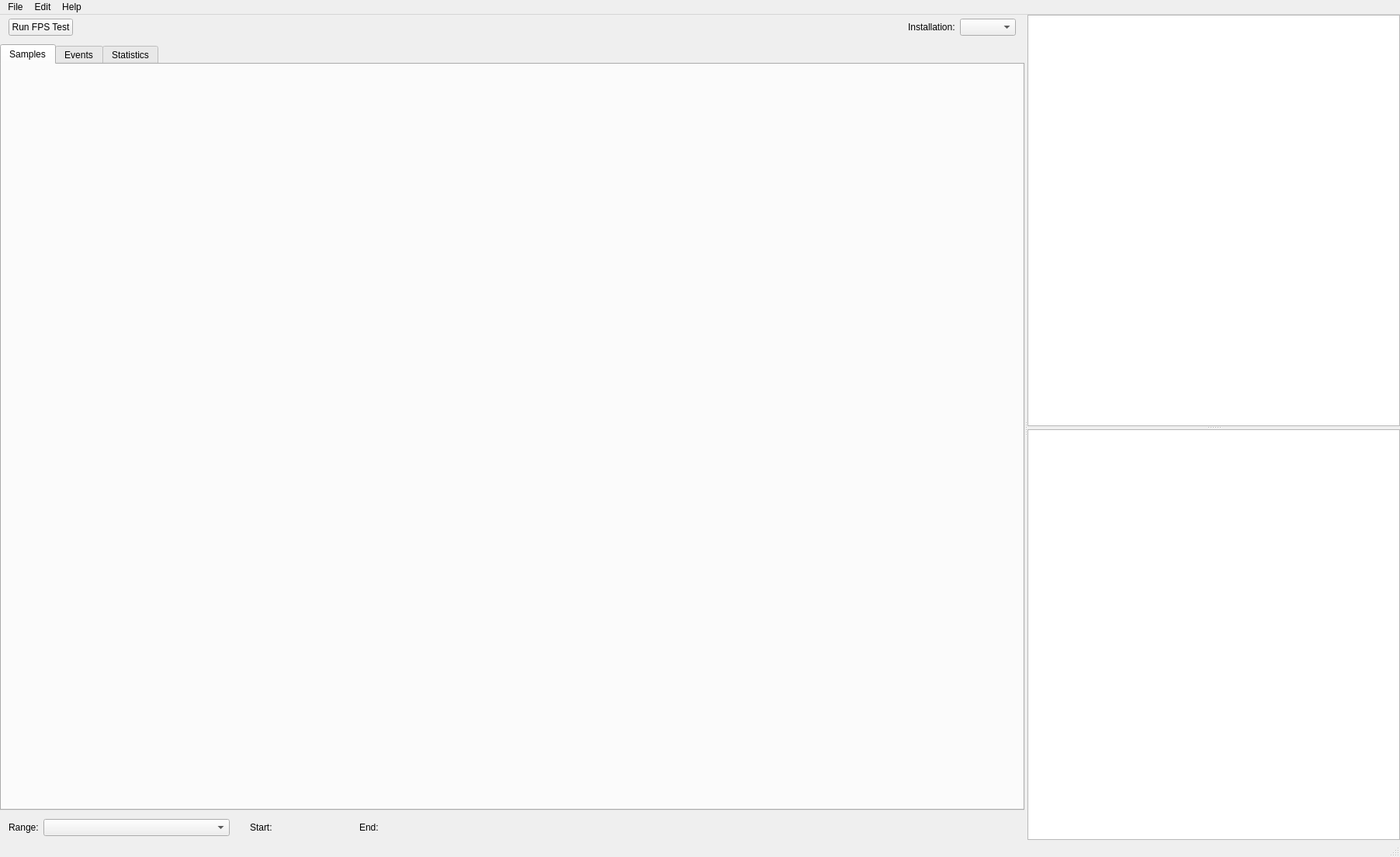
<?xml version="1.0" encoding="UTF-8"?>
<ui version="4.0">
 <class>document_window</class>
 <widget class="QMainWindow" name="document_window">
  <property name="geometry">
   <rect>
    <x>0</x>
    <y>0</y>
    <width>1804</width>
    <height>1104</height>
   </rect>
  </property>
  <property name="windowTitle">
   <string>MainWindow</string>
  </property>
  <widget class="QWidget" name="m_root_widget">
   <layout class="QHBoxLayout" name="horizontalLayout_3">
    <property name="leftMargin">
     <number>0</number>
    </property>
    <property name="topMargin">
     <number>0</number>
    </property>
    <property name="rightMargin">
     <number>0</number>
    </property>
    <property name="bottomMargin">
     <number>0</number>
    </property>
    <item>
     <widget class="QSplitter" name="m_splitter">
      <property name="maximumSize">
       <size>
        <width>16777215</width>
        <height>16777215</height>
       </size>
      </property>
      <property name="orientation">
       <enum>Qt::Horizontal</enum>
      </property>
      <property name="childrenCollapsible">
       <bool>true</bool>
      </property>
      <widget class="QWidget" name="content_container" native="true">
       <property name="sizePolicy">
        <sizepolicy hsizetype="Expanding" vsizetype="Expanding">
         <horstretch>1</horstretch>
         <verstretch>0</verstretch>
        </sizepolicy>
       </property>
       <layout class="QVBoxLayout" name="verticalLayout_2">
        <property name="leftMargin">
         <number>0</number>
        </property>
        <property name="topMargin">
         <number>0</number>
        </property>
        <property name="rightMargin">
         <number>0</number>
        </property>
        <property name="bottomMargin">
         <number>0</number>
        </property>
        <item>
         <widget class="QWidget" name="topbar" native="true">
          <property name="minimumSize">
           <size>
            <width>0</width>
            <height>32</height>
           </size>
          </property>
          <property name="maximumSize">
           <size>
            <width>16777215</width>
            <height>32</height>
           </size>
          </property>
          <layout class="QHBoxLayout" name="horizontalLayout">
           <property name="leftMargin">
            <number>11</number>
           </property>
           <property name="topMargin">
            <number>0</number>
           </property>
           <property name="rightMargin">
            <number>11</number>
           </property>
           <property name="bottomMargin">
            <number>0</number>
           </property>
           <item>
            <widget class="QPushButton" name="m_run_tests">
             <property name="text">
              <string>Run FPS Test</string>
             </property>
            </widget>
           </item>
           <item>
            <spacer name="horizontalSpacer">
             <property name="orientation">
              <enum>Qt::Horizontal</enum>
             </property>
             <property name="sizeHint" stdset="0">
              <size>
               <width>40</width>
               <height>20</height>
              </size>
             </property>
            </spacer>
           </item>
           <item>
            <widget class="QLabel" name="label_2">
             <property name="text">
              <string>Installation:</string>
             </property>
            </widget>
           </item>
           <item>
            <widget class="QComboBox" name="m_installation_selector"/>
           </item>
          </layout>
         </widget>
        </item>
        <item>
         <widget class="QTabWidget" name="tabWidget">
          <property name="currentIndex">
           <number>0</number>
          </property>
          <widget class="chart_widget" name="m_chart_view">
           <attribute name="title">
            <string>Samples</string>
           </attribute>
          </widget>
          <widget class="QWidget" name="m_timeline_page">
           <attribute name="title">
            <string>Events</string>
           </attribute>
           <layout class="QVBoxLayout" name="verticalLayout">
            <item>
             <widget class="QSplitter" name="splitter_2">
              <property name="sizePolicy">
               <sizepolicy hsizetype="Preferred" vsizetype="Expanding">
                <horstretch>0</horstretch>
                <verstretch>0</verstretch>
               </sizepolicy>
              </property>
              <property name="orientation">
               <enum>Qt::Vertical</enum>
              </property>
              <widget class="timeline_widget" name="m_timeline_widget">
               <property name="sizePolicy">
                <sizepolicy hsizetype="Expanding" vsizetype="Expanding">
                 <horstretch>0</horstretch>
                 <verstretch>1</verstretch>
                </sizepolicy>
               </property>
              </widget>
              <widget class="QTreeView" name="m_timeline_tree"/>
             </widget>
            </item>
           </layout>
          </widget>
          <widget class="QWidget" name="page_2">
           <attribute name="title">
            <string>Statistics</string>
           </attribute>
           <layout class="QVBoxLayout" name="verticalLayout">
            <item>
             <widget class="QTextBrowser" name="m_statistics_result"/>
            </item>
           </layout>
          </widget>
         </widget>
        </item>
        <item>
         <widget class="QWidget" name="bottombar" native="true">
          <property name="minimumSize">
           <size>
            <width>0</width>
            <height>32</height>
           </size>
          </property>
          <property name="maximumSize">
           <size>
            <width>16777215</width>
            <height>32</height>
           </size>
          </property>
          <layout class="QHBoxLayout" name="horizontalLayout_2">
           <property name="leftMargin">
            <number>11</number>
           </property>
           <property name="topMargin">
            <number>0</number>
           </property>
           <property name="rightMargin">
            <number>11</number>
           </property>
           <property name="bottomMargin">
            <number>0</number>
           </property>
           <item>
            <widget class="QLabel" name="label">
             <property name="text">
              <string>Range:</string>
             </property>
            </widget>
           </item>
           <item>
            <widget class="QComboBox" name="m_event_picker">
             <property name="sizePolicy">
              <sizepolicy hsizetype="Preferred" vsizetype="Fixed">
               <horstretch>0</horstretch>
               <verstretch>0</verstretch>
              </sizepolicy>
             </property>
             <property name="minimumSize">
              <size>
               <width>240</width>
               <height>0</height>
              </size>
             </property>
            </widget>
           </item>
           <item>
            <spacer name="horizontalSpacer_4">
             <property name="orientation">
              <enum>Qt::Horizontal</enum>
             </property>
             <property name="sizeType">
              <enum>QSizePolicy::Fixed</enum>
             </property>
             <property name="sizeHint" stdset="0">
              <size>
               <width>20</width>
               <height>20</height>
              </size>
             </property>
            </spacer>
           </item>
           <item>
            <widget class="QLabel" name="end_label">
             <property name="text">
              <string>Start:</string>
             </property>
            </widget>
           </item>
           <item>
            <widget class="time_picker_widget" name="m_start_edit" native="true">
             <property name="minimumSize">
              <size>
               <width>80</width>
               <height>0</height>
              </size>
             </property>
            </widget>
           </item>
           <item>
            <spacer name="horizontalSpacer_2">
             <property name="orientation">
              <enum>Qt::Horizontal</enum>
             </property>
             <property name="sizeType">
              <enum>QSizePolicy::Fixed</enum>
             </property>
             <property name="sizeHint" stdset="0">
              <size>
               <width>20</width>
               <height>20</height>
              </size>
             </property>
            </spacer>
           </item>
           <item>
            <widget class="QLabel" name="start_label">
             <property name="text">
              <string>End:</string>
             </property>
            </widget>
           </item>
           <item>
            <widget class="time_picker_widget" name="m_end_edit" native="true">
             <property name="minimumSize">
              <size>
               <width>80</width>
               <height>0</height>
              </size>
             </property>
            </widget>
           </item>
           <item>
            <spacer name="horizontalSpacer_3">
             <property name="orientation">
              <enum>Qt::Horizontal</enum>
             </property>
             <property name="sizeHint" stdset="0">
              <size>
               <width>40</width>
               <height>20</height>
              </size>
             </property>
            </spacer>
           </item>
          </layout>
         </widget>
        </item>
       </layout>
      </widget>
      <widget class="QSplitter" name="m_splitter_vertical">
       <property name="sizePolicy">
        <sizepolicy hsizetype="Minimum" vsizetype="Expanding">
         <horstretch>0</horstretch>
         <verstretch>0</verstretch>
        </sizepolicy>
       </property>
       <property name="minimumSize">
        <size>
         <width>480</width>
         <height>0</height>
        </size>
       </property>
       <property name="orientation">
        <enum>Qt::Vertical</enum>
       </property>
       <property name="childrenCollapsible">
        <bool>false</bool>
       </property>
       <widget class="QTreeView" name="m_statistics_view"/>
       <widget class="QTreeView" name="m_providers_view"/>
      </widget>
     </widget>
    </item>
   </layout>
  </widget>
  <widget class="QMenuBar" name="menubar">
   <property name="geometry">
    <rect>
     <x>0</x>
     <y>0</y>
     <width>1804</width>
     <height>26</height>
    </rect>
   </property>
   <widget class="QMenu" name="menuFile">
    <property name="title">
     <string>File</string>
    </property>
    <widget class="QMenu" name="m_menu_recents">
     <property name="title">
      <string>Recent Traces...</string>
     </property>
     <addaction name="m_action_clear_recents"/>
    </widget>
    <addaction name="m_action_new"/>
    <addaction name="m_action_open"/>
    <addaction name="m_menu_recents"/>
    <addaction name="separator"/>
    <addaction name="m_action_save"/>
    <addaction name="separator"/>
    <addaction name="m_action_close"/>
    <addaction name="separator"/>
    <addaction name="m_action_exit"/>
   </widget>
   <widget class="QMenu" name="menuEdit">
    <property name="title">
     <string>Edit</string>
    </property>
   </widget>
   <widget class="QMenu" name="menuHelp">
    <property name="title">
     <string>Help</string>
    </property>
    <addaction name="m_action_about"/>
   </widget>
   <addaction name="menuFile"/>
   <addaction name="menuEdit"/>
   <addaction name="menuHelp"/>
  </widget>
  <widget class="QStatusBar" name="statusbar"/>
  <action name="actionAbout">
   <property name="text">
    <string>About</string>
   </property>
  </action>
  <action name="m_action_open">
   <property name="text">
    <string>Open Trace</string>
   </property>
   <property name="shortcut">
    <string>Ctrl+O</string>
   </property>
  </action>
  <action name="m_action_about">
   <property name="text">
    <string>About</string>
   </property>
  </action>
  <action name="m_action_exit">
   <property name="text">
    <string>Exit</string>
   </property>
  </action>
  <action name="m_action_save">
   <property name="text">
    <string>Save Trace</string>
   </property>
  </action>
  <action name="m_action_new">
   <property name="text">
    <string>New Window</string>
   </property>
  </action>
  <action name="m_action_clear_recents">
   <property name="text">
    <string>Clear Menu</string>
   </property>
  </action>
  <action name="m_action_close">
   <property name="text">
    <string>Close Trace</string>
   </property>
  </action>
 </widget>
 <customwidgets>
  <customwidget>
   <class>chart_widget</class>
   <extends>QWidget</extends>
   <header>chart_widget.h</header>
   <container>1</container>
  </customwidget>
  <customwidget>
   <class>time_picker_widget</class>
   <extends>QWidget</extends>
   <header>time_picker_widget.h</header>
   <container>1</container>
  </customwidget>
  <customwidget>
   <class>timeline_widget</class>
   <extends>QGraphicsView</extends>
   <header>timeline_widget.h</header>
   <slots>
    <slot>zoomIn()</slot>
    <slot>zoomOut()</slot>
   </slots>
  </customwidget>
 </customwidgets>
 <resources/>
 <connections/>
</ui>
